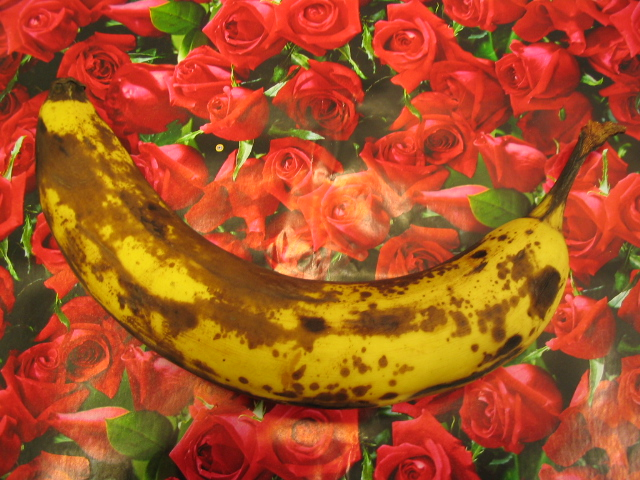
%> input picture binary_segmentation/banana3.png, 640 x 480 px
$ octave sheet5_ex3.m   (GNU Octave 9; MATLAB toolbox functions it lacks are replaced by stand-ins)
%> lines starting %> are read from the running program, lines starting %| are printed output that depends on the picture
### binary_segmentation/multi_gaussian.m
function [mu, sigma , pi]= multi_gaussian(K, itermax, X)
    [m, n] = size(X);
    gama = zeros(m,K);
    pi = 0.2*ones(K,1);
    mu_ulti = sum(X)./m;
    mu = repmat(mu_ulti, K, 1);
    %mu = rand(K,3);
    sigma = zeros(3,3,K);
    for i = 1:K
        sigma(:,:,i) = eye(3);
    end

    for iter = 1:itermax
        prob = prob_eval(X, mu, sigma, pi, 0);
        %gama_old = gama;
        for k = 1:K
            gama(:,k) = prob_eval(X, mu, sigma, pi, k)./prob;
            mu(k,:) = gama(:,k)'*X./sum(gama(:,k));
            sigma(:,:,k) = X'*spdiags(gama(:,k),0,m,m)*X./sum(gama(:,k));
        end
        % disp(norm(gama-gama_old));
        for k = 1:K
            pi(k) = sum(gama(:,k))/sum(sum(gama));
        end
    end
end

### binary_segmentation/prob_eval.m
function out = prob_eval(X, mu, sigma, pi, k)
    if k == 0
        [m , n] = size(X);
        out = zeros(m,1);
        for i = 1:5
            out = out + pi(i).*mvnpdf(X, mu(i,:),sigma(:,:,i));
        end
    else
        out = pi(k).*mvnpdf(X, mu(k,:),sigma(:,:,k));
    end
end

### binary_segmentation/sheet5_ex3.m
img = imread('banana3.png');
%> img is the input picture: size 480x640x3 uint8; mean R, G, B 169.9, 81.8, 36.7
% box_bound_x = [x1, x2];
% box_bound_y = [y1, y2];
img = im2double(img);
%> img: size 480x640x3 double
[M, N, C] = size(img);
%> M = 480; N = 640; C = 3
figure(1);
imshow(img);
x1 = 218;
x2 = 475;
y1 = 278;
y2 = 358;
itermax = 200;
K = 5;

%% foreground
img_fg = img(x1:x2,y1:y2,:);
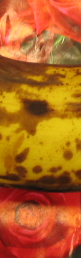
%> img_fg: size 258x81x3 double; mean R, G, B 0.704, 0.392, 0.13
img_fg = reshape(img_fg,(x2+1-x1)*(y2+1-y1), 3);
[mu_fg, sigma_fg, pi_fg] = multi_gaussian(K, itermax, img_fg);
%> in multi_gaussian, `mu_ulti = sum(X)./m;`: mu_ulti = [0.704 0.392 0.13]
%> in multi_gaussian, `mu = repmat(mu_ulti, K, 1);`: mu = [0.704 0.392 0.13; 0.704 0.392 0.13; 0.704 0.392 0.13; 0.704 0.392 0.13; 0.704 0.392 0.13]
%> after the loop in multi_gaussian, `for iter = 1:itermax`: pi = [0.2; 0.2; 0.2; 0.2; 0.2]
%> mu_fg has the same summary as mu in multi_gaussian; pi_fg = [0.2; 0.2; 0.2; 0.2; 0.2]
%% background
img_bg1 = img(:,1:x1-1,:);
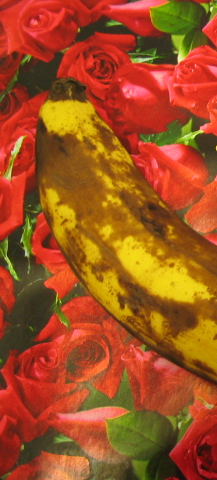
%> img_bg1: size 480x217x3 double; mean R, G, B 0.633, 0.313, 0.125
img_bg1 = reshape(img_bg1,(x1-1)*480, 3);
img_bg2 = img(:,x2:end,:);
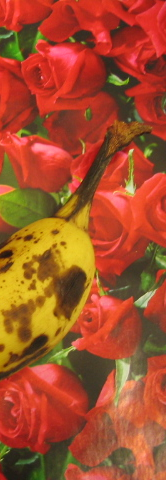
%> img_bg2: size 480x166x3 double; mean R, G, B 0.648, 0.311, 0.166
img_bg2 = reshape(img_bg2,(640-x2+1)*480, 3);
img_bg3 = img(1:y1,x1:x2,:);
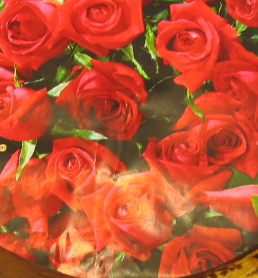
%> img_bg3: size 278x258x3 double; mean R, G, B 0.754, 0.318, 0.19
img_bg3 = reshape(img_bg3,(x2+1-x1)*y1, 3);
img_bg4 = img(y2:end,x1:x2,:);
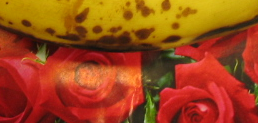
%> img_bg4: size 123x258x3 double; mean R, G, B 0.621, 0.282, 0.095
img_bg4 = reshape(img_bg4,(x2+1-x1)*(480-y2+1), 3);
img_bg = [img_bg1;img_bg2;img_bg3;img_bg4];
[mu_bg, sigma_bg, pi_bg] = multi_gaussian(K, itermax, img_bg);
%> (the run ends here)
